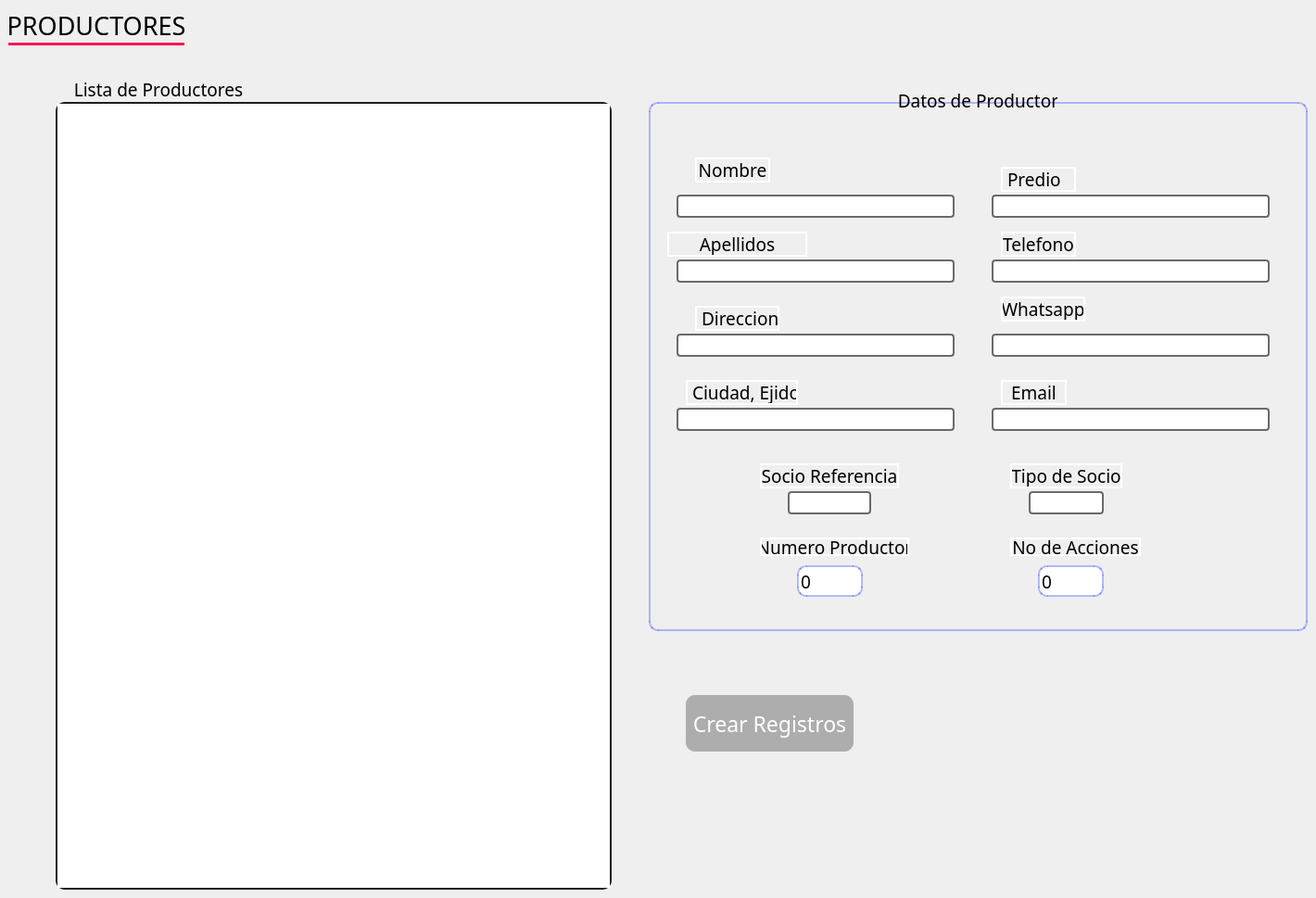
    <widget class="QWidget" name="page_Empleados">
     <widget class="QLabel" name="Panel_Productores">
      <property name="geometry">
       <rect>
        <x>9</x>
        <y>9</y>
        <width>190</width>
        <height>40</height>
       </rect>
      </property>
      <property name="minimumSize">
       <size>
        <width>0</width>
        <height>0</height>
       </size>
      </property>
      <property name="maximumSize">
       <size>
        <width>190</width>
        <height>40</height>
       </size>
      </property>
      <property name="font">
       <font>
        <family>Bahnschrift</family>
        <pointsize>20</pointsize>
        <weight>50</weight>
        <italic>false</italic>
        <bold>false</bold>
       </font>
      </property>
      <property name="styleSheet">
       <string notr="true">font: 20pt &quot;Bahnschrift&quot;;
border-width:3px;
border-color:rgb(255, 20, 82);
border-style:none none solid none;
border-radius:0px;</string>
      </property>
      <property name="frameShape">
       <enum>QFrame::Box</enum>
      </property>
      <property name="frameShadow">
       <enum>QFrame::Raised</enum>
      </property>
      <property name="lineWidth">
       <number>2</number>
      </property>
      <property name="midLineWidth">
       <number>0</number>
      </property>
      <property name="text">
       <string>PRODUCTORES</string>
      </property>
      <property name="alignment">
       <set>Qt::AlignCenter</set>
      </property>
     </widget>
     <widget class="QLabel" name="ListaProductores">
      <property name="geometry">
       <rect>
        <x>80</x>
        <y>80</y>
        <width>182</width>
        <height>33</height>
       </rect>
      </property>
      <property name="font">
       <font>
        <family>Bahnschrift</family>
        <pointsize>14</pointsize>
        <weight>50</weight>
        <italic>false</italic>
        <bold>false</bold>
       </font>
      </property>
      <property name="styleSheet">
       <string notr="true">border-radius:0px;
border-color: rgb(255, 255, 255);</string>
      </property>
      <property name="text">
       <string>Lista de Productores</string>
      </property>
      <property name="alignment">
       <set>Qt::AlignCenter</set>
      </property>
     </widget>
     <widget class="QFrame" name="frame_12">
      <property name="geometry">
       <rect>
        <x>700</x>
        <y>110</y>
        <width>711</width>
        <height>571</height>
       </rect>
      </property>
      <property name="styleSheet">
       <string notr="true">font: 14pt &quot;Bahnschrift&quot;;
border-width:2px;
border-color:rgba(23, 38, 255,0.3);
border-style:solid;
border-radius:10px;</string>
      </property>
      <property name="frameShape">
       <enum>QFrame::StyledPanel</enum>
      </property>
      <property name="frameShadow">
       <enum>QFrame::Raised</enum>
      </property>
      <widget class="QLineEdit" name="Nombre_Lista_Prod_edit">
       <property name="geometry">
        <rect>
         <x>30</x>
         <y>100</y>
         <width>300</width>
         <height>25</height>
        </rect>
       </property>
       <property name="styleSheet">
        <string notr="true">border-width:2px;
border-color:rgb(106, 106, 106);
border-style:solid;
border-radius:4px;</string>
       </property>
       <property name="frame">
        <bool>true</bool>
       </property>
       <property name="readOnly">
        <bool>false</bool>
       </property>
      </widget>
      <widget class="QLabel" name="Nombre">
       <property name="geometry">
        <rect>
         <x>50</x>
         <y>60</y>
         <width>81</width>
         <height>27</height>
        </rect>
       </property>
       <property name="font">
        <font>
         <family>Bahnschrift</family>
         <pointsize>14</pointsize>
         <weight>50</weight>
         <italic>false</italic>
         <bold>false</bold>
        </font>
       </property>
       <property name="styleSheet">
        <string notr="true">border-radius:0px;
border-color: rgb(255, 255, 255);</string>
       </property>
       <property name="text">
        <string>Nombre</string>
       </property>
       <property name="alignment">
        <set>Qt::AlignCenter</set>
       </property>
      </widget>
      <widget class="QLineEdit" name="Predio_Lista_Prod_edit">
       <property name="geometry">
        <rect>
         <x>370</x>
         <y>100</y>
         <width>300</width>
         <height>25</height>
        </rect>
       </property>
       <property name="styleSheet">
        <string notr="true">border-width:2px;
border-color:rgb(106, 106, 106);
border-style:solid;
border-radius:4px;</string>
       </property>
       <property name="readOnly">
        <bool>false</bool>
       </property>
      </widget>
      <widget class="QLabel" name="Predio_Lista_Prod_2">
       <property name="geometry">
        <rect>
         <x>380</x>
         <y>70</y>
         <width>81</width>
         <height>27</height>
        </rect>
       </property>
       <property name="font">
        <font>
         <family>Bahnschrift</family>
         <pointsize>14</pointsize>
         <weight>50</weight>
         <italic>false</italic>
         <bold>false</bold>
        </font>
       </property>
       <property name="styleSheet">
        <string notr="true">border-radius:0px;
border-color: rgb(255, 255, 255);</string>
       </property>
       <property name="text">
        <string>Predio</string>
       </property>
       <property name="alignment">
        <set>Qt::AlignLeading|Qt::AlignLeft|Qt::AlignVCenter</set>
       </property>
      </widget>
      <widget class="QLabel" name="Ciudad_Lista_Prod">
       <property name="geometry">
        <rect>
         <x>40</x>
         <y>300</y>
         <width>121</width>
         <height>27</height>
        </rect>
       </property>
       <property name="font">
        <font>
         <family>Bahnschrift</family>
         <pointsize>14</pointsize>
         <weight>50</weight>
         <italic>false</italic>
         <bold>false</bold>
        </font>
       </property>
       <property name="styleSheet">
        <string notr="true">border-radius:0px;
border-color: rgb(255, 255, 255);</string>
       </property>
       <property name="text">
        <string>Ciudad, Ejido</string>
       </property>
       <property name="alignment">
        <set>Qt::AlignLeading|Qt::AlignLeft|Qt::AlignVCenter</set>
       </property>
      </widget>
      <widget class="QLineEdit" name="Apellidos_Lista_Prod_edit">
       <property name="geometry">
        <rect>
         <x>30</x>
         <y>170</y>
         <width>300</width>
         <height>25</height>
        </rect>
       </property>
       <property name="styleSheet">
        <string notr="true">border-width:2px;
border-color:rgb(106, 106, 106);
border-style:solid;
border-radius:4px;</string>
       </property>
       <property name="frame">
        <bool>true</bool>
       </property>
       <property name="readOnly">
        <bool>false</bool>
       </property>
      </widget>
      <widget class="QLineEdit" name="Tel_Lista_Prod_edit">
       <property name="geometry">
        <rect>
         <x>370</x>
         <y>170</y>
         <width>300</width>
         <height>25</height>
        </rect>
       </property>
       <property name="styleSheet">
        <string notr="true">border-width:2px;
border-color:rgb(106, 106, 106);
border-style:solid;
border-radius:4px;</string>
       </property>
       <property name="readOnly">
        <bool>false</bool>
       </property>
      </widget>
      <widget class="QLabel" name="Acciones_Lista_Prod">
       <property name="geometry">
        <rect>
         <x>390</x>
         <y>470</y>
         <width>141</width>
         <height>20</height>
        </rect>
       </property>
       <property name="font">
        <font>
         <family>Bahnschrift</family>
         <pointsize>14</pointsize>
         <weight>50</weight>
         <italic>false</italic>
         <bold>false</bold>
        </font>
       </property>
       <property name="styleSheet">
        <string notr="true">border-radius:0px;
border-color: rgb(255, 255, 255);</string>
       </property>
       <property name="text">
        <string>No de Acciones</string>
       </property>
       <property name="alignment">
        <set>Qt::AlignCenter</set>
       </property>
      </widget>
      <widget class="QLineEdit" name="Email_Lista_Prod_edit">
       <property name="geometry">
        <rect>
         <x>370</x>
         <y>330</y>
         <width>300</width>
         <height>25</height>
        </rect>
       </property>
       <property name="styleSheet">
        <string notr="true">border-width:2px;
border-color:rgb(106, 106, 106);
border-style:solid;
border-radius:4px;</string>
       </property>
       <property name="readOnly">
        <bool>false</bool>
       </property>
      </widget>
      <widget class="QLineEdit" name="Direccion_Lista_Prod_edit">
       <property name="geometry">
        <rect>
         <x>30</x>
         <y>250</y>
         <width>300</width>
         <height>25</height>
        </rect>
       </property>
       <property name="styleSheet">
        <string notr="true">border-width:2px;
border-color:rgb(106, 106, 106);
border-style:solid;
border-radius:4px;</string>
       </property>
       <property name="readOnly">
        <bool>false</bool>
       </property>
      </widget>
      <widget class="QLineEdit" name="Whats_Lista_Prod_edit">
       <property name="geometry">
        <rect>
         <x>370</x>
         <y>250</y>
         <width>300</width>
         <height>25</height>
        </rect>
       </property>
       <property name="styleSheet">
        <string notr="true">border-width:2px;
border-color:rgb(106, 106, 106);
border-style:solid;
border-radius:4px;</string>
       </property>
       <property name="readOnly">
        <bool>false</bool>
       </property>
      </widget>
      <widget class="QLabel" name="Direccion_Lista_Prod">
       <property name="geometry">
        <rect>
         <x>50</x>
         <y>220</y>
         <width>91</width>
         <height>27</height>
        </rect>
       </property>
       <property name="font">
        <font>
         <family>Bahnschrift</family>
         <pointsize>14</pointsize>
         <weight>50</weight>
         <italic>false</italic>
         <bold>false</bold>
        </font>
       </property>
       <property name="styleSheet">
        <string notr="true">border-radius:0px;
border-color: rgb(255, 255, 255);</string>
       </property>
       <property name="text">
        <string>Direccion</string>
       </property>
       <property name="alignment">
        <set>Qt::AlignLeading|Qt::AlignLeft|Qt::AlignVCenter</set>
       </property>
      </widget>
      <widget class="QSpinBox" name="No_Cliente_Spin">
       <property name="geometry">
        <rect>
         <x>160</x>
         <y>500</y>
         <width>71</width>
         <height>34</height>
        </rect>
       </property>
       <property name="font">
        <font>
         <family>Bahnschrift</family>
         <pointsize>14</pointsize>
         <weight>50</weight>
         <italic>false</italic>
         <bold>false</bold>
        </font>
       </property>
       <property name="wrapping">
        <bool>false</bool>
       </property>
       <property name="readOnly">
        <bool>false</bool>
       </property>
       <property name="buttonSymbols">
        <enum>QAbstractSpinBox::NoButtons</enum>
       </property>
       <property name="maximum">
        <number>500</number>
       </property>
      </widget>
      <widget class="QLabel" name="No_Cliente">
       <property name="geometry">
        <rect>
         <x>120</x>
         <y>470</y>
         <width>161</width>
         <height>20</height>
        </rect>
       </property>
       <property name="font">
        <font>
         <family>Bahnschrift</family>
         <pointsize>14</pointsize>
         <weight>50</weight>
         <italic>false</italic>
         <bold>false</bold>
        </font>
       </property>
       <property name="styleSheet">
        <string notr="true">border-radius:0px;
border-color: rgb(255, 255, 255);</string>
       </property>
       <property name="text">
        <string>Numero Productor</string>
       </property>
       <property name="alignment">
        <set>Qt::AlignCenter</set>
       </property>
      </widget>
      <widget class="QLabel" name="Apellidos_Lista_Prod">
       <property name="geometry">
        <rect>
         <x>20</x>
         <y>140</y>
         <width>151</width>
         <height>27</height>
        </rect>
       </property>
       <property name="font">
        <font>
         <family>Bahnschrift</family>
         <pointsize>14</pointsize>
         <weight>50</weight>
         <italic>false</italic>
         <bold>false</bold>
        </font>
       </property>
       <property name="styleSheet">
        <string notr="true">border-radius:0px;
border-color: rgb(255, 255, 255);</string>
       </property>
       <property name="text">
        <string>Apellidos</string>
       </property>
       <property name="alignment">
        <set>Qt::AlignCenter</set>
       </property>
      </widget>
      <widget class="QLabel" name="Email_Lista_Prod">
       <property name="geometry">
        <rect>
         <x>380</x>
         <y>300</y>
         <width>71</width>
         <height>27</height>
        </rect>
       </property>
       <property name="font">
        <font>
         <family>Bahnschrift</family>
         <pointsize>14</pointsize>
         <weight>50</weight>
         <italic>false</italic>
         <bold>false</bold>
        </font>
       </property>
       <property name="styleSheet">
        <string notr="true">border-radius:0px;
border-color: rgb(255, 255, 255);</string>
       </property>
       <property name="text">
        <string>Email</string>
       </property>
       <property name="alignment">
        <set>Qt::AlignCenter</set>
       </property>
      </widget>
      <widget class="QSpinBox" name="No_Acciones_Spin">
       <property name="geometry">
        <rect>
         <x>420</x>
         <y>500</y>
         <width>71</width>
         <height>34</height>
        </rect>
       </property>
       <property name="font">
        <font>
         <family>Bahnschrift</family>
         <pointsize>14</pointsize>
         <weight>50</weight>
         <italic>false</italic>
         <bold>false</bold>
        </font>
       </property>
       <property name="wrapping">
        <bool>false</bool>
       </property>
       <property name="readOnly">
        <bool>false</bool>
       </property>
       <property name="buttonSymbols">
        <enum>QAbstractSpinBox::NoButtons</enum>
       </property>
       <property name="accelerated">
        <bool>false</bool>
       </property>
       <property name="maximum">
        <number>500</number>
       </property>
      </widget>
      <widget class="QLabel" name="Tel_Lista_Pro">
       <property name="geometry">
        <rect>
         <x>380</x>
         <y>140</y>
         <width>81</width>
         <height>27</height>
        </rect>
       </property>
       <property name="font">
        <font>
         <family>Bahnschrift</family>
         <pointsize>14</pointsize>
         <weight>50</weight>
         <italic>false</italic>
         <bold>false</bold>
        </font>
       </property>
       <property name="styleSheet">
        <string notr="true">border-radius:0px;
border-color: rgb(255, 255, 255);</string>
       </property>
       <property name="text">
        <string>Telefono</string>
       </property>
       <property name="alignment">
        <set>Qt::AlignCenter</set>
       </property>
      </widget>
      <widget class="QLineEdit" name="Ciudad_Lista_Prod_edit">
       <property name="geometry">
        <rect>
         <x>30</x>
         <y>330</y>
         <width>300</width>
         <height>25</height>
        </rect>
       </property>
       <property name="styleSheet">
        <string notr="true">border-width:2px;
border-color:rgb(106, 106, 106);
border-style:solid;
border-radius:4px;</string>
       </property>
       <property name="readOnly">
        <bool>false</bool>
       </property>
      </widget>
      <widget class="QLineEdit" name="SocioRef_Lista_Prod_edit">
       <property name="geometry">
        <rect>
         <x>150</x>
         <y>420</y>
         <width>90</width>
         <height>25</height>
        </rect>
       </property>
       <property name="styleSheet">
        <string notr="true">border-width:2px;
border-color:rgb(106, 106, 106);
border-style:solid;
border-radius:4px;</string>
       </property>
       <property name="readOnly">
        <bool>false</bool>
       </property>
      </widget>
      <widget class="QLabel" name="Whats_Lista_Prod">
       <property name="geometry">
        <rect>
         <x>380</x>
         <y>210</y>
         <width>91</width>
         <height>27</height>
        </rect>
       </property>
       <property name="font">
        <font>
         <family>Bahnschrift</family>
         <pointsize>14</pointsize>
         <weight>50</weight>
         <italic>false</italic>
         <bold>false</bold>
        </font>
       </property>
       <property name="styleSheet">
        <string notr="true">border-radius:0px;
border-color: rgb(255, 255, 255);</string>
       </property>
       <property name="text">
        <string>Whatsapp</string>
       </property>
       <property name="alignment">
        <set>Qt::AlignCenter</set>
       </property>
      </widget>
      <widget class="QLabel" name="SocioRef_Lista_Prod">
       <property name="geometry">
        <rect>
         <x>120</x>
         <y>390</y>
         <width>150</width>
         <height>27</height>
        </rect>
       </property>
       <property name="font">
        <font>
         <family>Bahnschrift</family>
         <pointsize>14</pointsize>
         <weight>50</weight>
         <italic>false</italic>
         <bold>false</bold>
        </font>
       </property>
       <property name="styleSheet">
        <string notr="true">border-radius:0px;
border-color: rgb(255, 255, 255);</string>
       </property>
       <property name="text">
        <string>Socio Referencia</string>
       </property>
       <property name="alignment">
        <set>Qt::AlignCenter</set>
       </property>
      </widget>
      <widget class="QLabel" name="TipoSocio_Lista_Prod">
       <property name="geometry">
        <rect>
         <x>390</x>
         <y>390</y>
         <width>121</width>
         <height>27</height>
        </rect>
       </property>
       <property name="font">
        <font>
         <family>Bahnschrift</family>
         <pointsize>14</pointsize>
         <weight>50</weight>
         <italic>false</italic>
         <bold>false</bold>
        </font>
       </property>
       <property name="styleSheet">
        <string notr="true">border-radius:0px;
border-color: rgb(255, 255, 255);</string>
       </property>
       <property name="text">
        <string>Tipo de Socio</string>
       </property>
       <property name="alignment">
        <set>Qt::AlignCenter</set>
       </property>
      </widget>
      <widget class="QLineEdit" name="TipoSocio_Lista_Prod_edit">
       <property name="geometry">
        <rect>
         <x>410</x>
         <y>420</y>
         <width>81</width>
         <height>25</height>
        </rect>
       </property>
       <property name="styleSheet">
        <string notr="true">border-width:2px;
border-color:rgb(106, 106, 106);
border-style:solid;
border-radius:4px;</string>
       </property>
       <property name="readOnly">
        <bool>false</bool>
       </property>
      </widget>
     </widget>
     <widget class="QTableWidget" name="Productores_Lista">
      <property name="geometry">
       <rect>
        <x>60</x>
        <y>110</y>
        <width>600</width>
        <height>850</height>
       </rect>
      </property>
      <property name="sizePolicy">
       <sizepolicy hsizetype="Expanding" vsizetype="Expanding">
        <horstretch>5</horstretch>
        <verstretch>5</verstretch>
       </sizepolicy>
      </property>
      <property name="styleSheet">
       <string notr="true">font: 14pt &quot;Bahnschrift&quot;;
border-width:2px;
border-color:rgb(30, 30, 30);
border-style:solid;
border-radius:10px;</string>
      </property>
      <property name="frameShape">
       <enum>QFrame::StyledPanel</enum>
      </property>
      <property name="editTriggers">
       <set>QAbstractItemView::NoEditTriggers</set>
      </property>
      <property name="iconSize">
       <size>
        <width>0</width>
        <height>0</height>
       </size>
      </property>
      <attribute name="horizontalHeaderVisible">
       <bool>false</bool>
      </attribute>
      <attribute name="horizontalHeaderDefaultSectionSize">
       <number>600</number>
      </attribute>
      <attribute name="horizontalHeaderHighlightSections">
       <bool>true</bool>
      </attribute>
      <attribute name="verticalHeaderVisible">
       <bool>false</bool>
      </attribute>
     </widget>
     <widget class="QPushButton" name="Prod_Guardar">
      <property name="geometry">
       <rect>
        <x>740</x>
        <y>750</y>
        <width>181</width>
        <height>61</height>
       </rect>
      </property>
      <property name="font">
       <font>
        <family>Bahnschrift</family>
        <pointsize>-1</pointsize>
        <weight>50</weight>
        <italic>false</italic>
        <bold>false</bold>
       </font>
      </property>
      <property name="toolTip">
       <string/>
      </property>
      <property name="toolTipDuration">
       <number>-1</number>
      </property>
      <property name="whatsThis">
       <string extracomment="Imprime la tabla actual"/>
      </property>
      <property name="styleSheet">
       <string notr="true">QPushButton{
font:23px;
color:white;
background-color:rgb(173, 173, 173);
border-color:rgb(106,106,106);
border-width:2px;
border-radius:10px;
}

QPushButton:hover{
background:rgb(255, 85, 33);
}
</string>
      </property>
      <property name="text">
       <string>Crear Registros</string>
      </property>
     </widget>
     <widget class="QLabel" name="DatosProductor">
      <property name="geometry">
       <rect>
        <x>970</x>
        <y>95</y>
        <width>171</width>
        <height>27</height>
       </rect>
      </property>
      <property name="font">
       <font>
        <family>Bahnschrift</family>
        <pointsize>14</pointsize>
        <weight>50</weight>
        <italic>false</italic>
        <bold>false</bold>
       </font>
      </property>
      <property name="styleSheet">
       <string notr="true">border-radius:0px;
border-color: rgb(255, 255, 255);</string>
      </property>
      <property name="text">
       <string>Datos de Productor</string>
      </property>
      <property name="alignment">
       <set>Qt::AlignCenter</set>
      </property>
     </widget>
     <zorder>ListaProductores</zorder>
     <zorder>Panel_Productores</zorder>
     <zorder>frame_12</zorder>
     <zorder>Productores_Lista</zorder>
     <zorder>Prod_Guardar</zorder>
     <zorder>DatosProductor</zorder>
    </widget>
